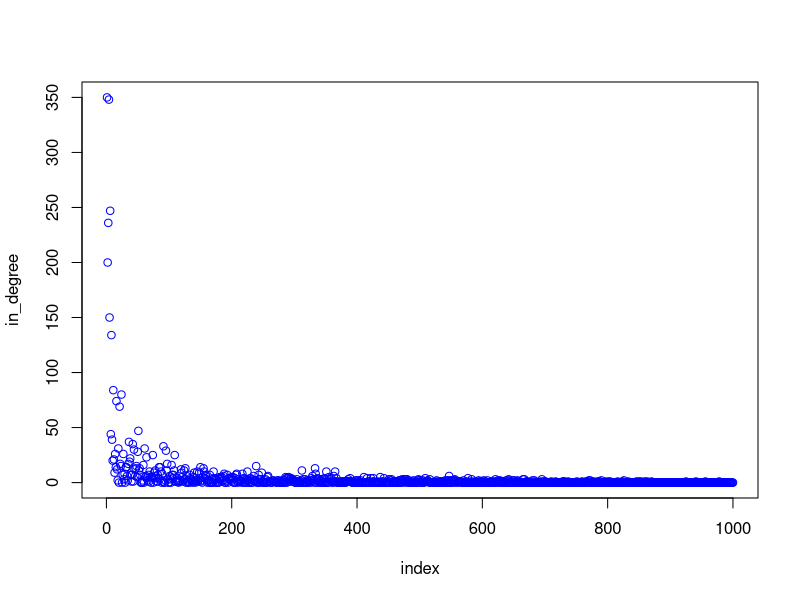

Write the R code that produced this figure. (Note: a time limit stopped this script after it produced the figure.)
library('igraph')
library('Matrix')
library('pracma')

create_transition_matrix = function (g){
  
  # WARNING: make sure your graph is connected (you might input GCC of your graph)
  
  vs = V(g)
  n = vcount(g)
  adj = as_adjacency_matrix(g)
  adj[diag(rowSums(adj) == 0)] = 1  # handle if the user is using the function for networks with isolated nodes by creating self-edges
  z = matrix(rowSums(adj, , 1))
  
  transition_matrix = adj / repmat(z, 1, n)  # normalize to get probabilities
  
  return(transition_matrix)
}

random_walk = function (g, num_steps, start_node, transition_matrix = NULL){
  if(is.null(transition_matrix))
    transition_matrix = create_transition_matrix(g)
  
  v = start_node
  for(i in 1:num_steps){
    #fprintf('Step %d: %d\n', i, v)  # COMMENT THIS
    PMF = transition_matrix[v, ]
    v = sample(1:vcount(g), 1, prob = PMF)        
  }
  
  return(v)
}

g = barabasi.game(n=1000, m=4,  directed=T)
plot(degree(g,mode ="in"), xlab="index", ylab="in_degree",  col="blue")
m = create_transition_matrix(g)
num = 100000
steps = 200
prob = array(0,1000)
for (i in (1:num)){
  node_start = sample((1:1000), 1)
  v_last = random_walk(g, steps, node_start, m)
  prob[v_last]=prob[v_last]+1
}
prob = prob/num
plot(prob)
